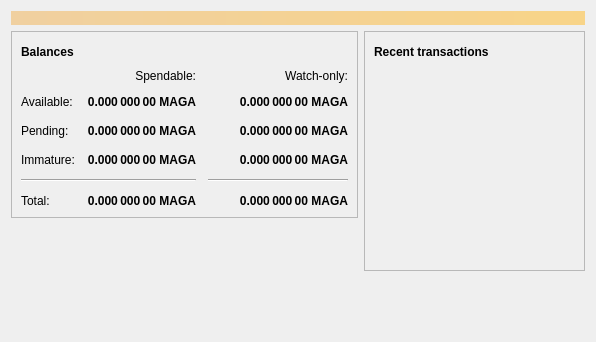
<?xml version="1.0" encoding="UTF-8"?>
<ui version="4.0">
 <class>OverviewPage</class>
 <widget class="QWidget" name="OverviewPage">
  <property name="geometry">
   <rect>
    <x>0</x>
    <y>0</y>
    <width>596</width>
    <height>342</height>
   </rect>
  </property>
  <property name="windowTitle">
   <string>Form</string>
  </property>
  <layout class="QVBoxLayout" name="topLayout">
   <item>
    <widget class="QLabel" name="labelAlerts">
     <property name="visible">
      <bool>false</bool>
     </property>
     <property name="styleSheet">
      <string notr="true">QLabel { background-color: qlineargradient(x1: 0, y1: 0, x2: 1, y2: 0, stop:0 #F0D0A0, stop:1 #F8D488); color:#000000; }</string>
     </property>
     <property name="wordWrap">
      <bool>true</bool>
     </property>
     <property name="margin">
      <number>3</number>
     </property>
     <property name="textInteractionFlags">
      <set>Qt::TextSelectableByMouse</set>
     </property>
    </widget>
   </item>
   <item>
    <layout class="QHBoxLayout" name="horizontalLayout" stretch="1,1">
     <item>
      <layout class="QVBoxLayout" name="verticalLayout_2">
       <item>
        <widget class="QFrame" name="frame">
         <property name="frameShape">
          <enum>QFrame::StyledPanel</enum>
         </property>
         <property name="frameShadow">
          <enum>QFrame::Raised</enum>
         </property>
         <layout class="QVBoxLayout" name="verticalLayout_4">
          <item>
           <layout class="QHBoxLayout" name="horizontalLayout_4">
            <item>
             <widget class="QLabel" name="label_5">
              <property name="font">
               <font>
                <weight>75</weight>
                <bold>true</bold>
               </font>
              </property>
              <property name="text">
               <string>Balances</string>
              </property>
             </widget>
            </item>
            <item>
             <widget class="QPushButton" name="labelWalletStatus">
              <property name="enabled">
               <bool>false</bool>
              </property>
              <property name="maximumSize">
               <size>
                <width>30</width>
                <height>16777215</height>
               </size>
              </property>
              <property name="toolTip">
               <string>The displayed information may be out of date. Your wallet automatically synchronizes with the Magacoin network after a connection is established, but this process has not completed yet.</string>
              </property>
              <property name="text">
               <string/>
              </property>
              <property name="icon">
               <iconset resource="../bitcoin.qrc">
                <normaloff>:/icons/warning</normaloff>
                <disabledoff>:/icons/warning</disabledoff>:/icons/warning</iconset>
              </property>
              <property name="iconSize">
               <size>
                <width>24</width>
                <height>24</height>
               </size>
              </property>
              <property name="flat">
               <bool>true</bool>
              </property>
             </widget>
            </item>
            <item>
             <spacer name="horizontalSpacer_3">
              <property name="orientation">
               <enum>Qt::Horizontal</enum>
              </property>
              <property name="sizeHint" stdset="0">
               <size>
                <width>40</width>
                <height>20</height>
               </size>
              </property>
             </spacer>
            </item>
           </layout>
          </item>
          <item>
           <layout class="QGridLayout" name="gridLayout">
            <property name="spacing">
             <number>12</number>
            </property>
            <item row="2" column="2">
             <widget class="QLabel" name="labelWatchPending">
              <property name="font">
               <font>
                <weight>75</weight>
                <bold>true</bold>
               </font>
              </property>
              <property name="cursor">
               <cursorShape>IBeamCursor</cursorShape>
              </property>
              <property name="toolTip">
               <string>Unconfirmed transactions to watch-only addresses</string>
              </property>
              <property name="text">
               <string notr="true">0.000 000 00 MAGA</string>
              </property>
              <property name="alignment">
               <set>Qt::AlignRight|Qt::AlignTrailing|Qt::AlignVCenter</set>
              </property>
              <property name="textInteractionFlags">
               <set>Qt::LinksAccessibleByMouse|Qt::TextSelectableByKeyboard|Qt::TextSelectableByMouse</set>
              </property>
             </widget>
            </item>
            <item row="2" column="1">
             <widget class="QLabel" name="labelUnconfirmed">
              <property name="font">
               <font>
                <weight>75</weight>
                <bold>true</bold>
               </font>
              </property>
              <property name="cursor">
               <cursorShape>IBeamCursor</cursorShape>
              </property>
              <property name="toolTip">
               <string>Total of transactions that have yet to be confirmed, and do not yet count toward the spendable balance</string>
              </property>
              <property name="text">
               <string notr="true">0.000 000 00 MAGA</string>
              </property>
              <property name="alignment">
               <set>Qt::AlignRight|Qt::AlignTrailing|Qt::AlignVCenter</set>
              </property>
              <property name="textInteractionFlags">
               <set>Qt::LinksAccessibleByMouse|Qt::TextSelectableByKeyboard|Qt::TextSelectableByMouse</set>
              </property>
             </widget>
            </item>
            <item row="3" column="2">
             <widget class="QLabel" name="labelWatchImmature">
              <property name="font">
               <font>
                <weight>75</weight>
                <bold>true</bold>
               </font>
              </property>
              <property name="cursor">
               <cursorShape>IBeamCursor</cursorShape>
              </property>
              <property name="toolTip">
               <string>Mined balance in watch-only addresses that has not yet matured</string>
              </property>
              <property name="text">
               <string notr="true">0.000 000 00 MAGA</string>
              </property>
              <property name="alignment">
               <set>Qt::AlignRight|Qt::AlignTrailing|Qt::AlignVCenter</set>
              </property>
              <property name="textInteractionFlags">
               <set>Qt::LinksAccessibleByMouse|Qt::TextSelectableByKeyboard|Qt::TextSelectableByMouse</set>
              </property>
             </widget>
            </item>
            <item row="4" column="0" colspan="2">
             <widget class="Line" name="line">
              <property name="orientation">
               <enum>Qt::Horizontal</enum>
              </property>
             </widget>
            </item>
            <item row="4" column="2">
             <widget class="Line" name="lineWatchBalance">
              <property name="sizePolicy">
               <sizepolicy hsizetype="Preferred" vsizetype="Fixed">
                <horstretch>0</horstretch>
                <verstretch>0</verstretch>
               </sizepolicy>
              </property>
              <property name="minimumSize">
               <size>
                <width>140</width>
                <height>0</height>
               </size>
              </property>
              <property name="orientation">
               <enum>Qt::Horizontal</enum>
              </property>
             </widget>
            </item>
            <item row="5" column="0">
             <widget class="QLabel" name="labelTotalText">
              <property name="text">
               <string>Total:</string>
              </property>
             </widget>
            </item>
            <item row="3" column="1">
             <widget class="QLabel" name="labelImmature">
              <property name="font">
               <font>
                <weight>75</weight>
                <bold>true</bold>
               </font>
              </property>
              <property name="cursor">
               <cursorShape>IBeamCursor</cursorShape>
              </property>
              <property name="toolTip">
               <string>Mined balance that has not yet matured</string>
              </property>
              <property name="text">
               <string notr="true">0.000 000 00 MAGA</string>
              </property>
              <property name="alignment">
               <set>Qt::AlignRight|Qt::AlignTrailing|Qt::AlignVCenter</set>
              </property>
              <property name="textInteractionFlags">
               <set>Qt::LinksAccessibleByMouse|Qt::TextSelectableByKeyboard|Qt::TextSelectableByMouse</set>
              </property>
             </widget>
            </item>
            <item row="2" column="3">
             <spacer name="horizontalSpacer_2">
              <property name="orientation">
               <enum>Qt::Horizontal</enum>
              </property>
              <property name="sizeHint" stdset="0">
               <size>
                <width>40</width>
                <height>20</height>
               </size>
              </property>
             </spacer>
            </item>
            <item row="3" column="0">
             <widget class="QLabel" name="labelImmatureText">
              <property name="text">
               <string>Immature:</string>
              </property>
             </widget>
            </item>
            <item row="5" column="1">
             <widget class="QLabel" name="labelTotal">
              <property name="font">
               <font>
                <weight>75</weight>
                <bold>true</bold>
               </font>
              </property>
              <property name="cursor">
               <cursorShape>IBeamCursor</cursorShape>
              </property>
              <property name="toolTip">
               <string>Your current total balance</string>
              </property>
              <property name="text">
               <string notr="true">0.000 000 00 MAGA</string>
              </property>
              <property name="alignment">
               <set>Qt::AlignRight|Qt::AlignTrailing|Qt::AlignVCenter</set>
              </property>
              <property name="textInteractionFlags">
               <set>Qt::LinksAccessibleByMouse|Qt::TextSelectableByKeyboard|Qt::TextSelectableByMouse</set>
              </property>
             </widget>
            </item>
            <item row="5" column="2">
             <widget class="QLabel" name="labelWatchTotal">
              <property name="font">
               <font>
                <weight>75</weight>
                <bold>true</bold>
               </font>
              </property>
              <property name="cursor">
               <cursorShape>IBeamCursor</cursorShape>
              </property>
              <property name="toolTip">
               <string>Current total balance in watch-only addresses</string>
              </property>
              <property name="text">
               <string notr="true">0.000 000 00 MAGA</string>
              </property>
              <property name="alignment">
               <set>Qt::AlignRight|Qt::AlignTrailing|Qt::AlignVCenter</set>
              </property>
              <property name="textInteractionFlags">
               <set>Qt::LinksAccessibleByMouse|Qt::TextSelectableByKeyboard|Qt::TextSelectableByMouse</set>
              </property>
             </widget>
            </item>
            <item row="0" column="2">
             <widget class="QLabel" name="labelWatchonly">
              <property name="text">
               <string>Watch-only:</string>
              </property>
              <property name="alignment">
               <set>Qt::AlignRight|Qt::AlignTrailing|Qt::AlignVCenter</set>
              </property>
             </widget>
            </item>
            <item row="1" column="0">
             <widget class="QLabel" name="labelBalanceText">
              <property name="text">
               <string>Available:</string>
              </property>
             </widget>
            </item>
            <item row="1" column="1">
             <widget class="QLabel" name="labelBalance">
              <property name="font">
               <font>
                <weight>75</weight>
                <bold>true</bold>
               </font>
              </property>
              <property name="cursor">
               <cursorShape>IBeamCursor</cursorShape>
              </property>
              <property name="toolTip">
               <string>Your current spendable balance</string>
              </property>
              <property name="text">
               <string notr="true">0.000 000 00 MAGA</string>
              </property>
              <property name="alignment">
               <set>Qt::AlignRight|Qt::AlignTrailing|Qt::AlignVCenter</set>
              </property>
              <property name="textInteractionFlags">
               <set>Qt::LinksAccessibleByMouse|Qt::TextSelectableByKeyboard|Qt::TextSelectableByMouse</set>
              </property>
             </widget>
            </item>
            <item row="1" column="2">
             <widget class="QLabel" name="labelWatchAvailable">
              <property name="font">
               <font>
                <weight>75</weight>
                <bold>true</bold>
               </font>
              </property>
              <property name="cursor">
               <cursorShape>IBeamCursor</cursorShape>
              </property>
              <property name="toolTip">
               <string>Your current balance in watch-only addresses</string>
              </property>
              <property name="text">
               <string notr="true">0.000 000 00 MAGA</string>
              </property>
              <property name="alignment">
               <set>Qt::AlignRight|Qt::AlignTrailing|Qt::AlignVCenter</set>
              </property>
              <property name="textInteractionFlags">
               <set>Qt::LinksAccessibleByMouse|Qt::TextSelectableByKeyboard|Qt::TextSelectableByMouse</set>
              </property>
             </widget>
            </item>
            <item row="2" column="0">
             <widget class="QLabel" name="labelPendingText">
              <property name="text">
               <string>Pending:</string>
              </property>
             </widget>
            </item>
            <item row="0" column="1">
             <widget class="QLabel" name="labelSpendable">
              <property name="text">
               <string>Spendable:</string>
              </property>
              <property name="alignment">
               <set>Qt::AlignRight|Qt::AlignTrailing|Qt::AlignVCenter</set>
              </property>
             </widget>
            </item>
           </layout>
          </item>
         </layout>
        </widget>
       </item>
       <item>
        <spacer name="verticalSpacer">
         <property name="orientation">
          <enum>Qt::Vertical</enum>
         </property>
         <property name="sizeHint" stdset="0">
          <size>
           <width>20</width>
           <height>40</height>
          </size>
         </property>
        </spacer>
       </item>
      </layout>
     </item>
     <item>
      <layout class="QVBoxLayout" name="verticalLayout_3">
       <item>
        <widget class="QFrame" name="frame_2">
         <property name="frameShape">
          <enum>QFrame::StyledPanel</enum>
         </property>
         <property name="frameShadow">
          <enum>QFrame::Raised</enum>
         </property>
         <layout class="QVBoxLayout" name="verticalLayout">
          <item>
           <layout class="QHBoxLayout" name="horizontalLayout_2">
            <item>
             <widget class="QLabel" name="label_4">
              <property name="font">
               <font>
                <weight>75</weight>
                <bold>true</bold>
               </font>
              </property>
              <property name="text">
               <string>Recent transactions</string>
              </property>
             </widget>
            </item>
            <item>
             <widget class="QPushButton" name="labelTransactionsStatus">
              <property name="enabled">
               <bool>false</bool>
              </property>
              <property name="maximumSize">
               <size>
                <width>30</width>
                <height>16777215</height>
               </size>
              </property>
              <property name="toolTip">
               <string>The displayed information may be out of date. Your wallet automatically synchronizes with the Magacoin network after a connection is established, but this process has not completed yet.</string>
              </property>
              <property name="text">
               <string/>
              </property>
              <property name="icon">
               <iconset resource="../bitcoin.qrc">
                <normaloff>:/icons/warning</normaloff>
                <disabledoff>:/icons/warning</disabledoff>:/icons/warning</iconset>
              </property>
              <property name="iconSize">
               <size>
                <width>24</width>
                <height>24</height>
               </size>
              </property>
              <property name="flat">
               <bool>true</bool>
              </property>
             </widget>
            </item>
            <item>
             <spacer name="horizontalSpacer">
              <property name="orientation">
               <enum>Qt::Horizontal</enum>
              </property>
              <property name="sizeHint" stdset="0">
               <size>
                <width>40</width>
                <height>20</height>
               </size>
              </property>
             </spacer>
            </item>
           </layout>
          </item>
          <item>
           <widget class="QListView" name="listTransactions">
            <property name="styleSheet">
             <string notr="true">QListView { background: transparent; }</string>
            </property>
            <property name="frameShape">
             <enum>QFrame::NoFrame</enum>
            </property>
            <property name="verticalScrollBarPolicy">
             <enum>Qt::ScrollBarAlwaysOff</enum>
            </property>
            <property name="horizontalScrollBarPolicy">
             <enum>Qt::ScrollBarAlwaysOff</enum>
            </property>
            <property name="selectionMode">
             <enum>QAbstractItemView::NoSelection</enum>
            </property>
           </widget>
          </item>
         </layout>
        </widget>
       </item>
       <item>
        <spacer name="verticalSpacer_2">
         <property name="orientation">
          <enum>Qt::Vertical</enum>
         </property>
         <property name="sizeHint" stdset="0">
          <size>
           <width>20</width>
           <height>40</height>
          </size>
         </property>
        </spacer>
       </item>
      </layout>
     </item>
    </layout>
   </item>
  </layout>
 </widget>
 <resources/>
 <connections/>
</ui>
